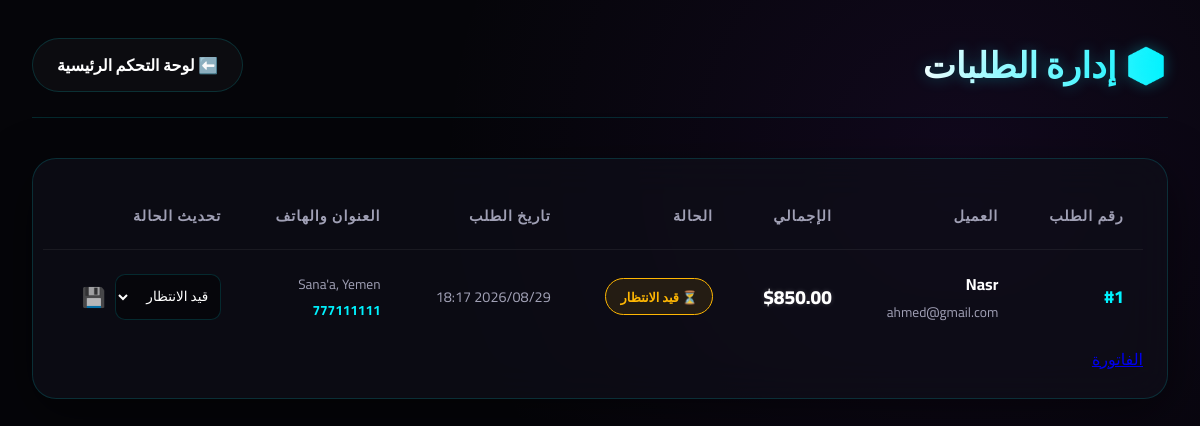
The app's page /Admin/orders.php with its own data.
### tables this page shows
CREATE TABLE IF NOT EXISTS orders (
    id INT AUTO_INCREMENT PRIMARY KEY,
    user_id INT NOT NULL,
    total DECIMAL(10,2) NOT NULL,
    status ENUM(
        'pending',
        'processing',
        'shipped',
        'completed',
        'cancelled'
    ) NOT NULL DEFAULT 'pending',
    shipping_address VARCHAR(255) NOT NULL,
    phone VARCHAR(20) NOT NULL,
    payment_method ENUM('cash_on_delivery')
        NOT NULL DEFAULT 'cash_on_delivery',
    created_at TIMESTAMP DEFAULT CURRENT_TIMESTAMP,

    CONSTRAINT fk_orders_user
        FOREIGN KEY (user_id)
        REFERENCES users(id)
        ON UPDATE CASCADE
        ON DELETE RESTRICT
);

CREATE TABLE IF NOT EXISTS users (
    id INT AUTO_INCREMENT PRIMARY KEY,
    name VARCHAR(100) NOT NULL,
    email VARCHAR(150) NOT NULL UNIQUE,
    password VARCHAR(255) NOT NULL,
    role ENUM('customer', 'admin') NOT NULL DEFAULT 'customer',
    phone VARCHAR(20),
     
    created_at TIMESTAMP DEFAULT CURRENT_TIMESTAMP
);

### Admin/orders.php (the view, shortened to what this page needs)
<?php
require_once __DIR__ . "/../config/database.php";
$query = "SELECT orders.*, users.name AS user_name, users.email AS user_email
          FROM orders
          JOIN users ON orders.user_id = users.id
          ORDER BY orders.created_at DESC";
$result = mysqli_query($conn, $query);
function getStatusBadge($status) {
    switch ($status) {
        case 'pending': return '<span class="status-badge pending">⏳ قيد الانتظار</span>';
    }
}
?>
<!DOCTYPE html>
<html lang="ar" dir="rtl">
<head>
    <link rel="stylesheet" href="CSS/admin-style.css">
</head>
<body>
    <div class="admin-container">
        <header class="page-header">
            <h2 class="page-title">📦 إدارة <span>الطلبات</span></h2>
            <a href="index.php" class="btn-back">⬅️ لوحة التحكم الرئيسية</a>
        </header>
        <div class="glass-panel">
            <?php if ($result && mysqli_num_rows($result) > 0): ?>
                <table class="orders-table">
                    <thead>
                        <tr>
                            <th>رقم الطلب</th>
                            <th>العميل</th>
                            <th>الإجمالي</th>
                            <th>الحالة</th>
                            <th>تاريخ الطلب</th>
                            <th>العنوان والهاتف</th>
                            <th>تحديث الحالة</th>
                        </tr>
                    </thead>
                    <tbody>
                        <?php while ($order = mysqli_fetch_assoc($result)): ?>
                            <tr>
                                <td class="order-id">#<?php echo $order['id']; ?></td>
                                <td class="customer-info">
                                    <div style="font-weight:700;"><?php echo htmlspecialchars($order['user_name']); ?></div>
                                    <div><?php echo htmlspecialchars($order['user_email']); ?></div>
                                </td>
                                <td class="order-total">$<?php echo number_format($order['total'], 2); ?></td>
                                <td><?php echo getStatusBadge($order['status']); ?></td>
                                <td class="order-date"><?php echo date('Y/m/d H:i', strtotime($order['created_at'])); ?></td>
                                <td class="order-address">
                                    <div><?php echo htmlspecialchars($order['shipping_address']); ?></div>
                                    <div style="color:var(--neon-cyan); font-weight:bold;"><?php echo htmlspecialchars($order['phone']); ?></div>
                                </td>
                                <td>
                                    <form action="orders.php" method="POST" class="status-form">
                                        <select name="status" class="status-select">
                                            <option value="pending" <?php echo $order['status'] === 'pending' ? 'selected' : ''; ?>>قيد الانتظار</option>
                                        </select>
                                        <button type="submit" name="update_status" class="btn-save" title="حفظ التحديث">💾</button>
                                    </form>
                                </td>
                            </tr>
                        <?php endwhile; ?>
                    </tbody>
                </table>
            <?php endif; ?>
            <a href="../generate_invoice.php">الفاتورة</a>
        </div>
    </div>
</body>
</html>

### Admin/CSS/admin-style.css (style rules this page uses)
:root { --bg-dark: #050509; --panel-glass: rgba(15, 15, 25, 0.7); --neon-cyan: #00f3ff; --neon-magenta: #ff007f; --neon-purple: #8a2be2; --border-glow: rgba(0, 243, 255, 0.15); --text-main: #ffffff; --text-sub: #a0a0b5; }
* { box-sizing: border-box; margin: 0; padding: 0; font-family: 'Cairo', sans-serif; }
body { background-color: var(--bg-dark); color: var(--text-main); min-height: 100vh; background-image: radial-gradient(circle at 80% 20%, rgba(121, 40, 202, 0.1) 0%, transparent 45%); background-attachment: fixed; padding: 2rem; }
.admin-container { max-width: 1400px; margin: 0 auto; }
.page-header { display: flex; justify-content: space-between; align-items: center; margin-bottom: 2.5rem; padding-bottom: 1.2rem; border-bottom: 1px solid var(--border-glow); }
.page-title { font-size: 2.2rem; font-weight: 900; background: linear-gradient(90deg, #fff, var(--neon-cyan)); -webkit-background-clip: text; -webkit-text-fill-color: transparent; text-shadow: 0 0 15px rgba(0, 243, 255, 0.3); }
.btn-back { color: #fff; text-decoration: none; padding: 0.7rem 1.5rem; border-radius: 50px; background: rgba(255, 255, 255, 0.03); border: 1px solid var(--border-glow); font-weight: 700; transition: 0.3s ease; }
.glass-panel { background: var(--panel-glass); backdrop-filter: blur(20px); border: 1px solid var(--border-glow); border-radius: 24px; padding: 1.5rem; box-shadow: 0 15px 50px rgba(0, 0, 0, 0.5); overflow-x: auto; }
.orders-table { width: 100%; border-collapse: collapse; min-width: 1100px; }
.orders-table th, .orders-table td { text-align: right; padding: 1.2rem; border-bottom: 1px solid rgba(255, 255, 255, 0.03); }
.orders-table th { color: var(--text-sub); font-weight: 700; font-size: 0.9rem; text-transform: uppercase; letter-spacing: 1px; }
.orders-table tr:last-child td { border-bottom: none; }
.order-id { color: var(--neon-cyan); font-weight: 800; font-size: 1.1rem; }
.customer-info div:last-child { color: var(--text-sub); font-size: 0.85rem; }
.order-total { font-weight: 800; font-size: 1.2rem; color: #fff; text-shadow: 0 0 5px rgba(255,255,255,0.2); }
.order-date { color: var(--text-sub); font-size: 0.9rem; }
.order-address { color: var(--text-sub); font-size: 0.85rem; max-width: 200px; }
.status-badge { padding: 0.35rem 0.9rem; border-radius: 50px; font-size: 0.8rem; font-weight: 700; display: inline-block; white-space: nowrap; }
.status-badge.pending { background: rgba(255, 183, 3, 0.1); color: #ffb703; border: 1px solid #ffb703; }
.status-form { display: flex; gap: 0.6rem; align-items: center; }
.status-select { padding: 0.5rem; background: rgba(0, 0, 0, 0.4); border: 1px solid var(--border-glow); color: #fff; border-radius: 10px; font-size: 0.85rem; cursor: pointer; outline: none; transition: 0.3s; }
.btn-save { background: none; border: none; color: var(--neon-cyan); font-size: 1.2rem; cursor: pointer; transition: 0.3s ease; opacity: 0.7; }

### records on screen
orders: id "1", user.name "Nasr", user.email "ahmed@gmail.com", total "850.00", shows "⏳ قيد الانتظار", created_at "2026/08/29 18:17", shipping_address "Sana'a, Yemen", phone "777111111", status "قيد الانتظار"
